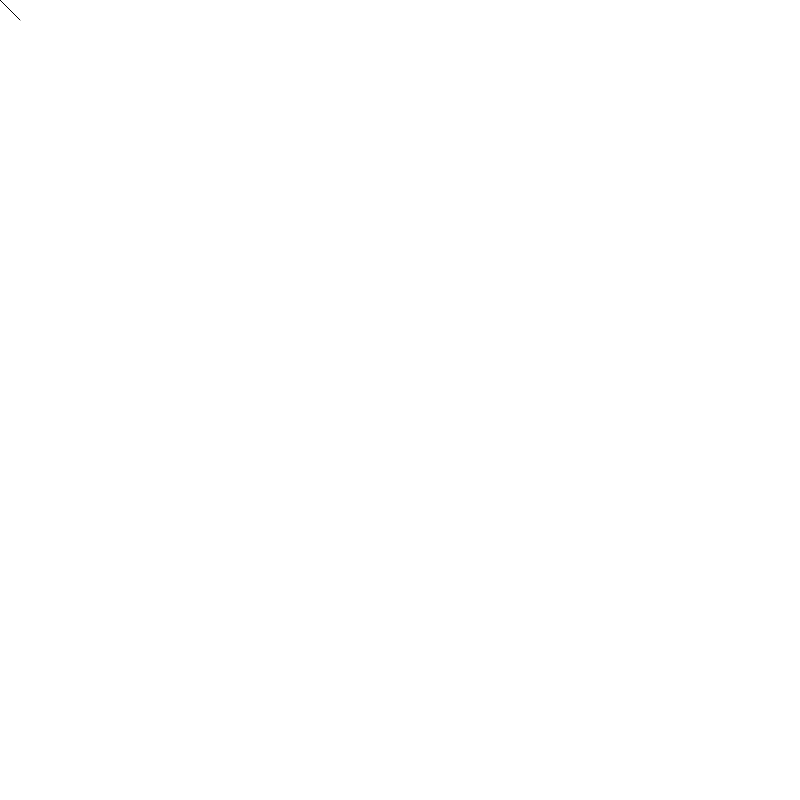
Frame 1 (no input)
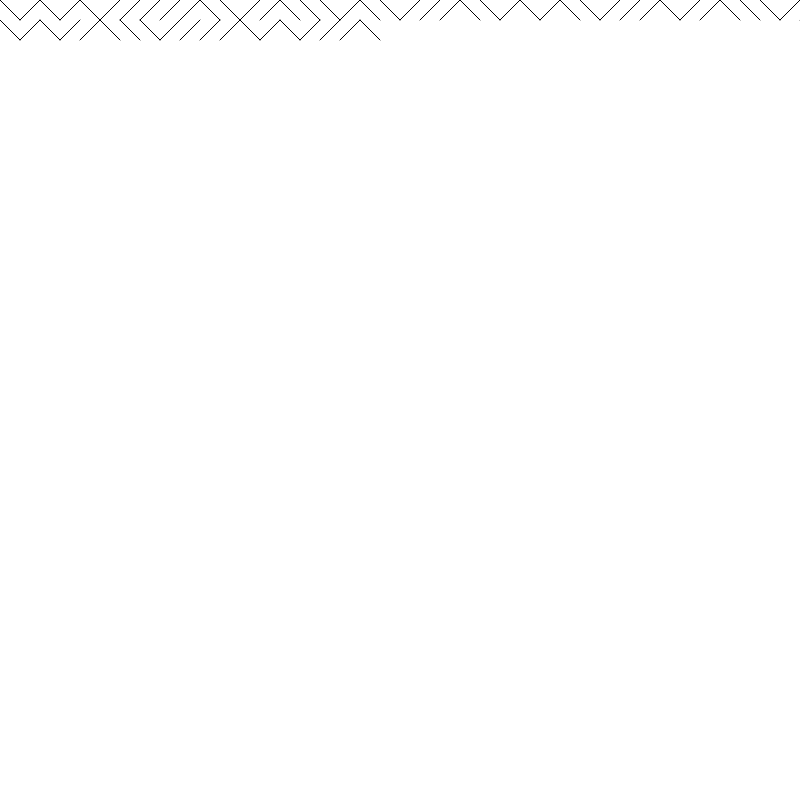
Frame 60 (no input)
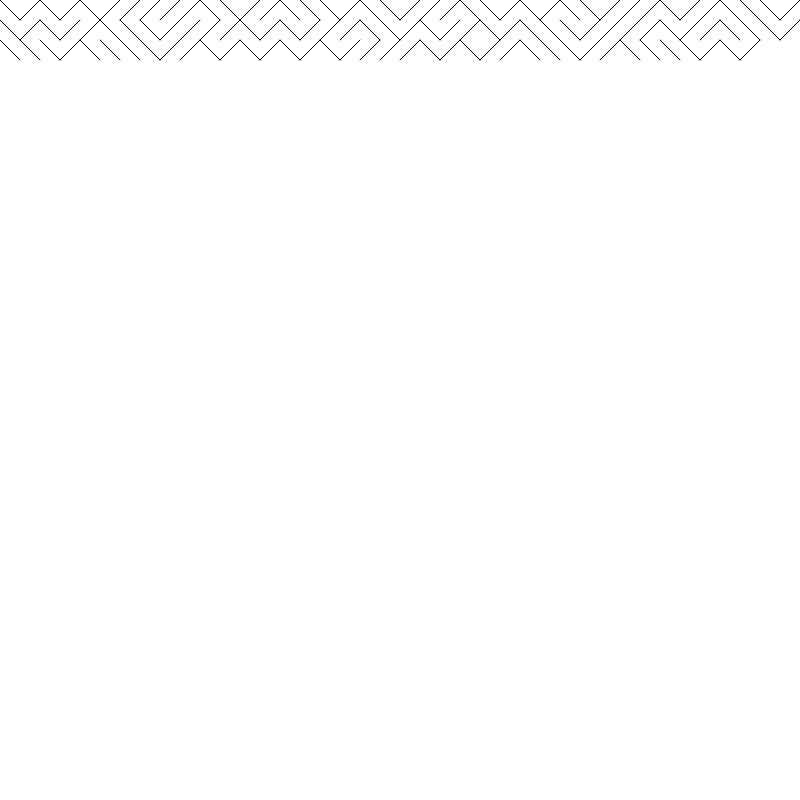
Frame 120 (the mouse pressed at the canvas centre since frame 60)

The p5.js sketch that drew these frames (run headless with seeded random() and noise() and a simulated clock; from frame 60 on, the mouse is pressed at the canvas centre):

// p5.js sketch
// ── sketch.js
var x = 0;
var y = 0;

function setup() {
  createCanvas(800, 800);
  background(255);
}

function draw() {

  if (random(1) > 0.5) {
    line(x, y, x+20, y+20);
  } 
  else {
    line(x, y+20, x+20, y);
  }


  x += 20;
  if (x > width) {
    x = 0;
    y += 20;
  }

  if (y > height) {
    background(255);
    x = 0;
    y = 0;
  }
}
